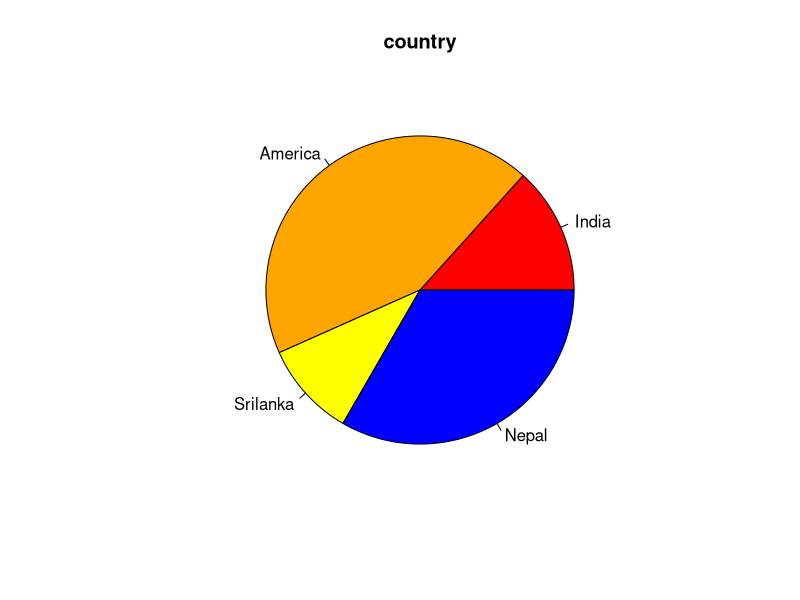

R code for this plot:
x<-c(20,65,15,50)
result<-(pie(x,main="country",
             labels=c("India","America","Srilanka","Nepal"),
             col=c("red","orange","yellow","blue")))
print(result)
